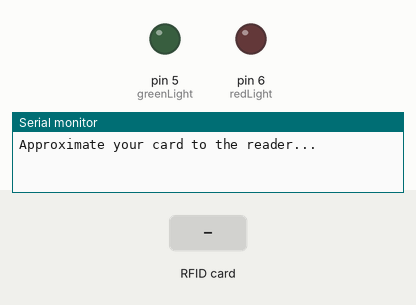
This sketch was run on a simulated Arduino Uno, built with avr-gcc and run on an emulated ATmega328P. Parts: output pins drawn as LEDs (lit = HIGH), the last lines printed to the serial monitor. The test bench sets the inputs (shaded band). Pins used as bus, display or sensor lines are not drawn.

Above: at 1.2 s.
1.3 s: RFID card D2 65 85 19 held to the reader
At 2.2 s:
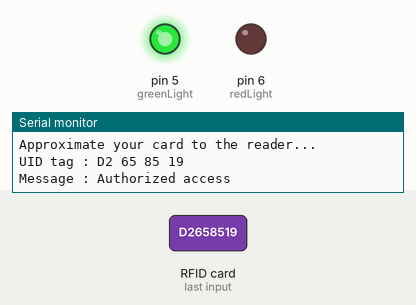
4.3 s: RFID card 5E 7A 19 C4 held to the reader
At 4.7 s:
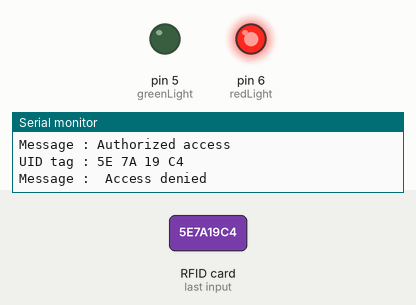
Timing chart, 0 to 7.8 s (numbered marks = the images above; inputs shaded):
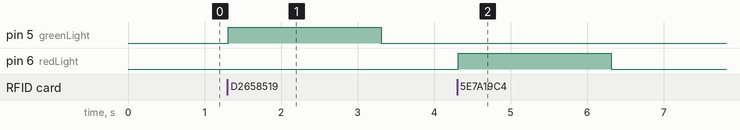

The sketch:

authentication_RFID.ino
```cpp
#include <SPI.h>
#include <MFRC522.h>

#define SS_PIN 10
#define RST_PIN 9
MFRC522 mfrc522(SS_PIN, RST_PIN);   // Create MFRC522 instance.
int greenLight = 5;
int redLight = 6;
int access_denial_count = 0;
int count_down = 0;

void setup()
{
  Serial.begin(9600);   // Initiate a serial communication
  pinMode(redLight,OUTPUT);
  pinMode(greenLight,OUTPUT);
  SPI.begin();      // Initiate  SPI bus
  mfrc522.PCD_Init();   // Initiate MFRC522
  Serial.println("Approximate your card to the reader...");
  Serial.println();

}
void loop()
{
  if(access_denial_count > 3) {
    Serial.println("Access denailed for more than 4 times, please try later.");
    count_down = access_denial_count;
    access_denial_count = 0; //reset;
  }
  while (count_down > 0){
    Serial.print("VIRTUAL COUNT DOWN:");
    count_down--;
    Serial.println(count_down,DEC);
    digitalWrite(redLight,HIGH); digitalWrite(greenLight,HIGH);
    delay(1000);
    digitalWrite(redLight,LOW);digitalWrite(greenLight,LOW);
    delay(1000);
  }
  // Look for new cards
  if ( ! mfrc522.PICC_IsNewCardPresent())
  {
    return;
  }
  // Select one of the cards
  if ( ! mfrc522.PICC_ReadCardSerial())
  {
    return;
  }
  //Show UID on serial monitor
  Serial.print("UID tag :");
  String content= "";
  byte letter;
  for (byte i = 0; i < mfrc522.uid.size; i++)
  {
     Serial.print(mfrc522.uid.uidByte[i] < 0x10 ? " 0" : " ");
     Serial.print(mfrc522.uid.uidByte[i], HEX);
     content.concat(String(mfrc522.uid.uidByte[i] < 0x10 ? " 0" : " "));
     content.concat(String(mfrc522.uid.uidByte[i], HEX));
  }
  Serial.println();
  Serial.print("Message : ");
  content.toUpperCase();
  if (content.substring(1) == "D2 65 85 19") //change here the UID of the card/cards that you want to give access
  {
    Serial.println("Authorized access");
    digitalWrite(greenLight,HIGH);
    Serial.println();
    delay(2000);
    digitalWrite(greenLight,LOW);
    access_denial_count = 0;
  }

 else   {
    Serial.println(" Access denied");
    digitalWrite(redLight,HIGH);
    delay(2000);
    digitalWrite(redLight,LOW);
    access_denial_count++;
  }
}
```

Measured:
- after the input at 1.3 s, pin 5 (greenLight): LOW → HIGH at once, → LOW 2.0 s later
- after the input at 4.3 s, pin 6 (redLight): LOW → HIGH at once, → LOW 2.0 s later
